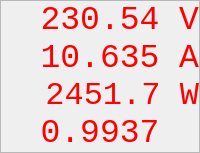
                              <widget class="QFrame" name="frame_pml_display">
                               <property name="maximumSize">
                                <size>
                                 <width>300</width>
                                 <height>16777215</height>
                                </size>
                               </property>
                               <property name="styleSheet">
                                <string notr="true">border: 2px solid black;
border-radius: 10px;
background-color: rgb(29,34, 44);
QLabel{
	font-family: &quot;Calibri&quot;
}</string>
                               </property>
                               <property name="frameShape">
                                <enum>QFrame::StyledPanel</enum>
                               </property>
                               <property name="frameShadow">
                                <enum>QFrame::Raised</enum>
                               </property>
                               <layout class="QVBoxLayout" name="verticalLayout_20">
                                <property name="spacing">
                                 <number>0</number>
                                </property>
                                <property name="leftMargin">
                                 <number>0</number>
                                </property>
                                <property name="topMargin">
                                 <number>0</number>
                                </property>
                                <property name="rightMargin">
                                 <number>0</number>
                                </property>
                                <property name="bottomMargin">
                                 <number>0</number>
                                </property>
                                <item>
                                 <widget class="QLabel" name="label_pml_display_a">
                                  <property name="font">
                                   <font>
                                    <family>Consolas</family>
                                    <pointsize>25</pointsize>
                                    <weight>50</weight>
                                    <italic>false</italic>
                                    <bold>false</bold>
                                    <kerning>false</kerning>
                                   </font>
                                  </property>
                                  <property name="styleSheet">
                                   <string notr="true">color: rgb(255, 0, 0);</string>
                                  </property>
                                  <property name="text">
                                   <string>230.54 V</string>
                                  </property>
                                  <property name="alignment">
                                   <set>Qt::AlignRight|Qt::AlignTrailing|Qt::AlignVCenter</set>
                                  </property>
                                 </widget>
                                </item>
                                <item>
                                 <widget class="QLabel" name="label_pml_display_b">
                                  <property name="font">
                                   <font>
                                    <family>Consolas</family>
                                    <pointsize>25</pointsize>
                                    <weight>50</weight>
                                    <italic>false</italic>
                                    <bold>false</bold>
                                    <kerning>false</kerning>
                                   </font>
                                  </property>
                                  <property name="styleSheet">
                                   <string notr="true">color: rgb(255, 0, 0);</string>
                                  </property>
                                  <property name="text">
                                   <string>10.635 A</string>
                                  </property>
                                  <property name="alignment">
                                   <set>Qt::AlignRight|Qt::AlignTrailing|Qt::AlignVCenter</set>
                                  </property>
                                 </widget>
                                </item>
                                <item>
                                 <widget class="QLabel" name="label_pml_display_c">
                                  <property name="font">
                                   <font>
                                    <family>Consolas</family>
                                    <pointsize>24</pointsize>
                                    <weight>50</weight>
                                    <italic>false</italic>
                                    <bold>false</bold>
                                    <kerning>false</kerning>
                                   </font>
                                  </property>
                                  <property name="styleSheet">
                                   <string notr="true">color: rgb(255, 0, 0);</string>
                                  </property>
                                  <property name="text">
                                   <string>2451.7 W</string>
                                  </property>
                                  <property name="alignment">
                                   <set>Qt::AlignRight|Qt::AlignTrailing|Qt::AlignVCenter</set>
                                  </property>
                                 </widget>
                                </item>
                                <item>
                                 <widget class="QLabel" name="label_pml_display_d">
                                  <property name="font">
                                   <font>
                                    <family>Consolas</family>
                                    <pointsize>25</pointsize>
                                    <weight>50</weight>
                                    <italic>false</italic>
                                    <bold>false</bold>
                                    <kerning>false</kerning>
                                   </font>
                                  </property>
                                  <property name="styleSheet">
                                   <string notr="true">color: rgb(255, 0, 0);</string>
                                  </property>
                                  <property name="text">
                                   <string>0.9937  </string>
                                  </property>
                                  <property name="alignment">
                                   <set>Qt::AlignRight|Qt::AlignTrailing|Qt::AlignVCenter</set>
                                  </property>
                                 </widget>
                                </item>
                               </layout>
                              </widget>
